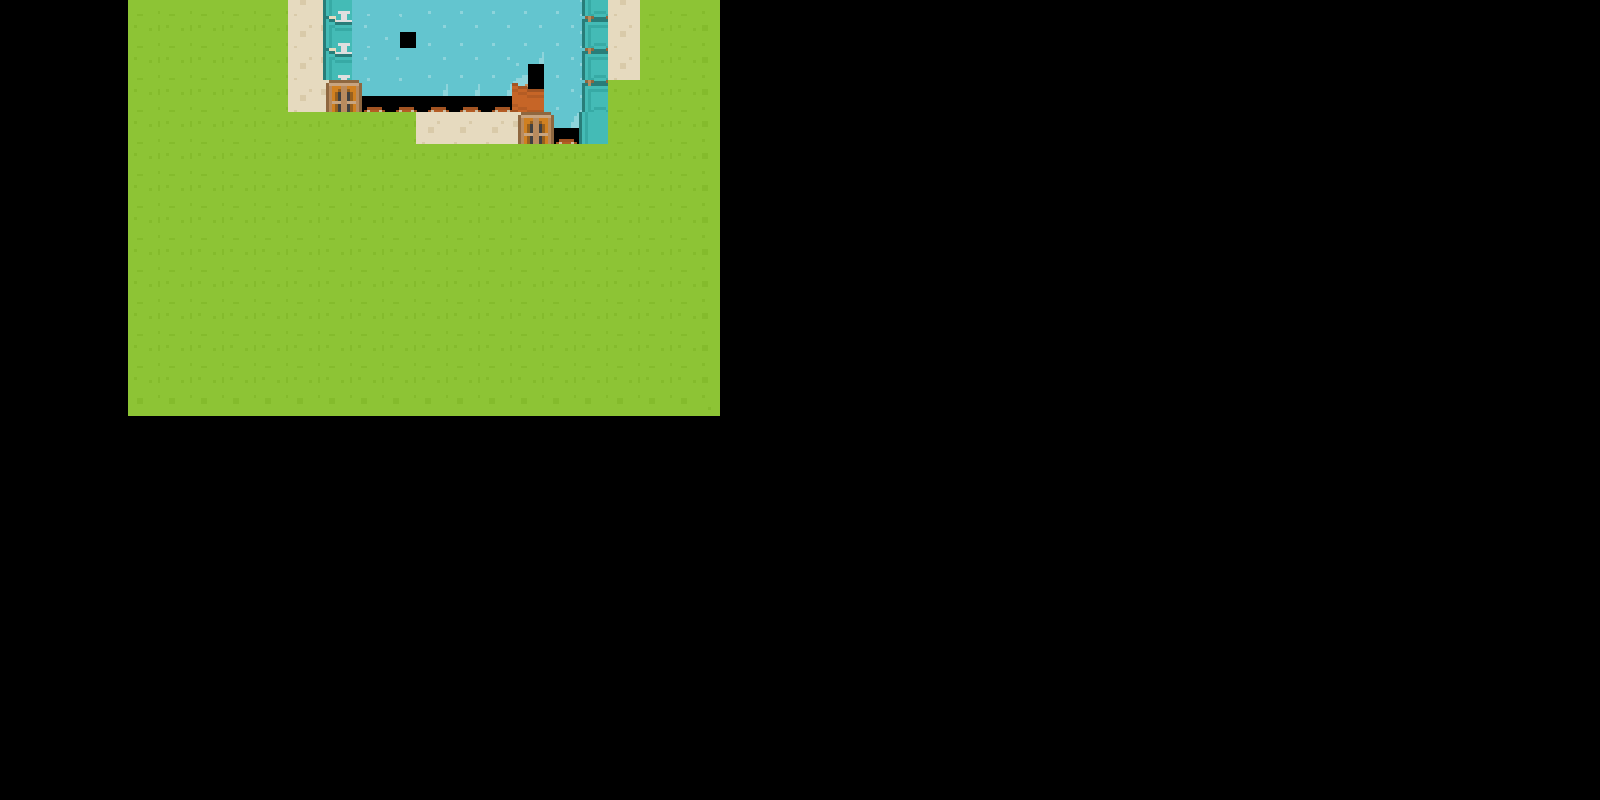

Tiled map render using the project's own tile images. Description and the whole map definition, tile-layer contents included, below:
An orthogonal 50x25 tile map with 32x32 px tiles, 1 tile layer (Calque de Tile 1).

<map version="2017.05.16" orientation="orthogonal" renderorder="right-down" width="50" height="25" tilewidth="32" tileheight="32" nextobjectid="1">
 <tileset firstgid="1" source="RogueLike.tsx" />
 <layer name="Calque de Tile 1" width="50" height="25">
  <data encoding="csv">
0,0,0,0,66,66,66,66,66,9,231,1,1,61,61,61,61,61,233,9,66,66,0,0,0,0,0,0,0,0,0,0,0,0,0,0,0,0,0,0,0,0,0,0,0,0,0,0,0,0,
0,0,0,0,66,66,66,66,66,9,231,1,1367,61,61,61,61,61,233,9,66,66,0,0,0,0,0,0,0,0,0,0,0,0,0,0,0,0,0,0,0,0,0,0,0,0,0,0,0,0,
0,0,0,0,66,66,66,66,66,9,231,1,1,61,61,61,1367,61,233,9,66,66,0,0,0,0,0,0,0,0,0,0,0,0,0,0,0,0,0,0,0,0,0,0,0,0,0,0,0,0,
0,0,0,0,66,66,66,66,66,9,288,289,289,289,289,289,173,61,233,66,66,66,0,0,0,0,0,0,0,0,0,0,0,0,0,0,0,0,0,0,0,0,0,0,0,0,0,0,0,0,
0,0,0,0,66,66,66,66,66,66,66,66,66,9,9,9,288,289,290,66,66,66,0,0,0,0,0,0,0,0,0,0,0,0,0,0,0,0,0,0,0,0,0,0,0,0,0,0,0,0,
0,0,0,0,66,66,66,66,66,66,66,66,66,66,66,66,66,66,66,66,66,66,0,0,0,0,0,0,0,0,0,0,0,0,0,0,0,0,0,0,0,0,0,0,0,0,0,0,0,0,
0,0,0,0,66,66,66,66,66,66,66,66,66,66,66,66,66,66,66,66,66,66,0,0,0,0,0,0,0,0,0,0,0,0,0,0,0,0,0,0,0,0,0,0,0,0,0,0,0,0,
0,0,0,0,66,66,66,66,66,66,66,66,66,66,66,66,66,66,66,66,66,66,0,0,0,0,0,0,0,0,0,0,0,0,0,0,0,0,0,0,0,0,0,0,0,0,0,0,0,0,
0,0,0,0,66,66,66,66,66,66,66,66,66,66,66,66,66,66,66,66,66,66,0,0,0,0,0,0,0,0,0,0,0,0,0,0,0,0,0,0,0,0,0,0,0,0,0,0,0,0,
0,0,0,0,66,66,66,66,66,66,66,66,66,66,66,66,66,66,66,66,66,66,0,0,0,0,0,0,0,0,0,0,0,0,0,0,0,0,0,0,0,0,0,0,0,0,0,0,0,0,
0,0,0,0,66,66,66,66,66,66,66,66,66,66,66,66,66,66,66,66,66,66,0,0,0,0,0,0,0,0,0,0,0,0,0,0,0,0,0,0,0,0,0,0,0,0,0,0,0,0,
0,0,0,0,66,66,66,66,66,66,66,66,66,66,66,66,66,66,66,66,66,66,0,0,0,0,0,0,0,0,0,0,0,0,0,0,0,0,0,0,0,0,0,0,0,0,0,0,0,0,
0,0,0,0,66,66,66,66,66,66,66,66,66,66,66,66,66,66,66,66,66,66,0,0,0,0,0,0,0,0,0,0,0,0,0,0,0,0,0,0,0,0,0,0,0,0,0,0,0,0,
0,0,0,0,0,0,0,0,0,0,0,0,0,0,0,0,0,0,0,0,0,0,0,0,0,0,0,0,0,0,0,0,0,0,0,0,0,0,0,0,0,0,0,0,0,0,0,0,0,0,
0,0,0,0,0,0,0,0,0,0,0,0,0,0,0,0,0,0,0,0,0,0,0,0,0,0,0,0,0,0,0,0,0,0,0,0,0,0,0,0,0,0,0,0,0,0,0,0,0,0,
0,0,0,0,0,0,0,0,0,0,0,0,0,0,0,0,0,0,0,0,0,0,0,0,0,0,0,0,0,0,0,0,0,0,0,0,0,0,0,0,0,0,0,0,0,0,0,0,0,0,
0,0,0,0,0,0,0,0,0,0,0,0,0,0,0,0,0,0,0,0,0,0,0,0,0,0,0,0,0,0,0,0,0,0,0,0,0,0,0,0,0,0,0,0,0,0,0,0,0,0,
0,0,0,0,0,0,0,0,0,0,0,0,0,0,0,0,0,0,0,0,0,0,0,0,0,0,0,0,0,0,0,0,0,0,0,0,0,0,0,0,0,0,0,0,0,0,0,0,0,0,
0,0,0,0,0,0,0,0,0,0,0,0,0,0,0,0,0,0,0,0,0,0,0,0,0,0,0,0,0,0,0,0,0,0,0,0,0,0,0,0,0,0,0,0,0,0,0,0,0,0,
0,0,0,0,0,0,0,0,0,0,0,0,0,0,0,0,0,0,0,0,0,0,0,0,0,0,0,0,0,0,0,0,0,0,0,0,0,0,0,0,0,0,0,0,0,0,0,0,0,0,
0,0,0,0,0,0,0,0,0,0,0,0,0,0,0,0,0,0,0,0,0,0,0,0,0,0,0,0,0,0,0,0,0,0,0,0,0,0,0,0,0,0,0,0,0,0,0,0,0,0,
0,0,0,0,0,0,0,0,0,0,0,0,0,0,0,0,0,0,0,0,0,0,0,0,0,0,0,0,0,0,0,0,0,0,0,0,0,0,0,0,0,0,0,0,0,0,0,0,0,0,
0,0,0,0,0,0,0,0,0,0,0,0,0,0,0,0,0,0,0,0,0,0,0,0,0,0,0,0,0,0,0,0,0,0,0,0,0,0,0,0,0,0,0,0,0,0,0,0,0,0,
0,0,0,0,0,0,0,0,0,0,0,0,0,0,0,0,0,0,0,0,0,0,0,0,0,0,0,0,0,0,0,0,0,0,0,0,0,0,0,0,0,0,0,0,0,0,0,0,0,0,
0,0,0,0,0,0,0,0,0,0,0,0,0,0,0,0,0,0,0,0,0,0,0,0,0,0,0,0,0,0,0,0,0,0,0,0,0,0,0,0,0,0,0,0,0,0,0,0,0,0
</data>
 </layer>
</map>
